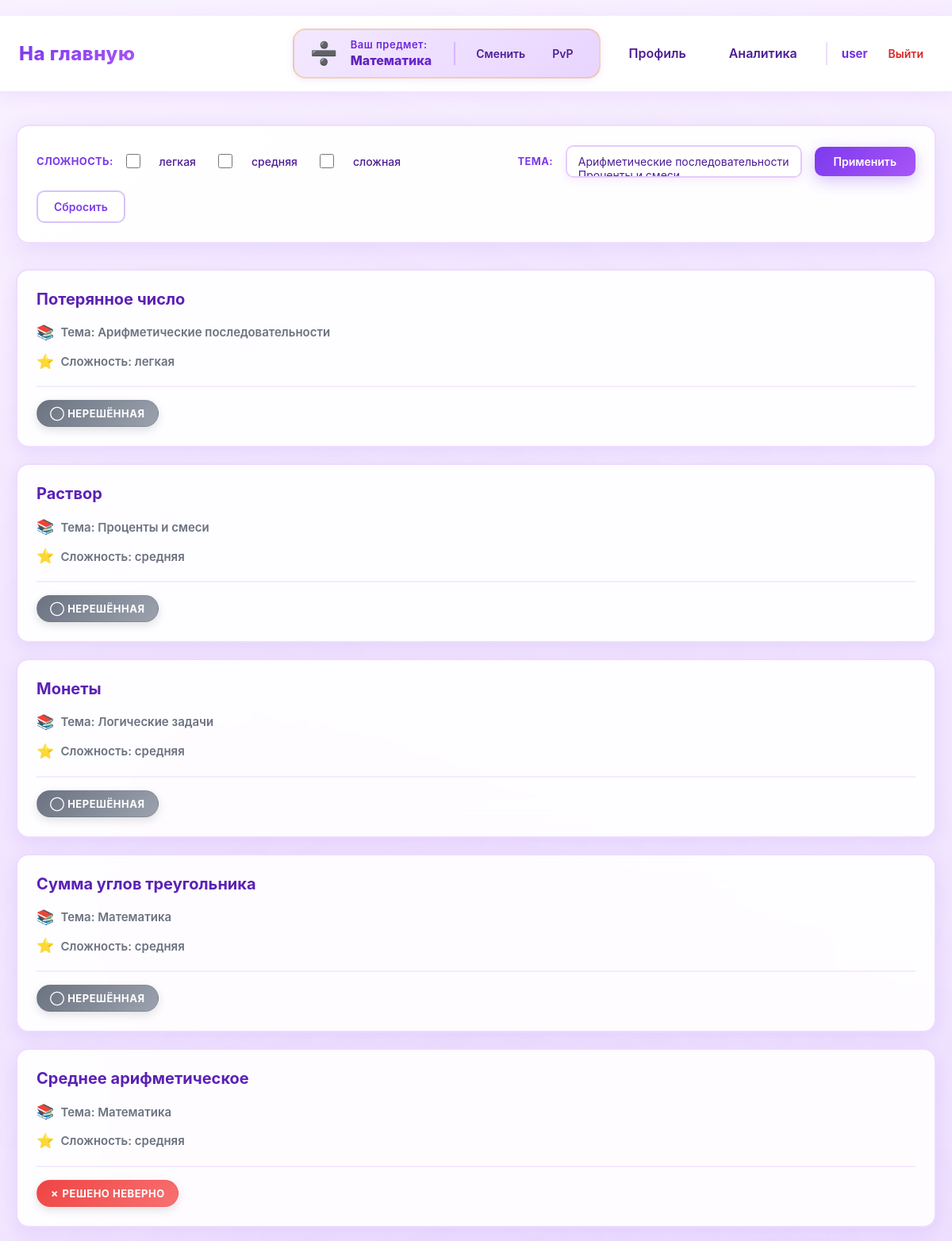
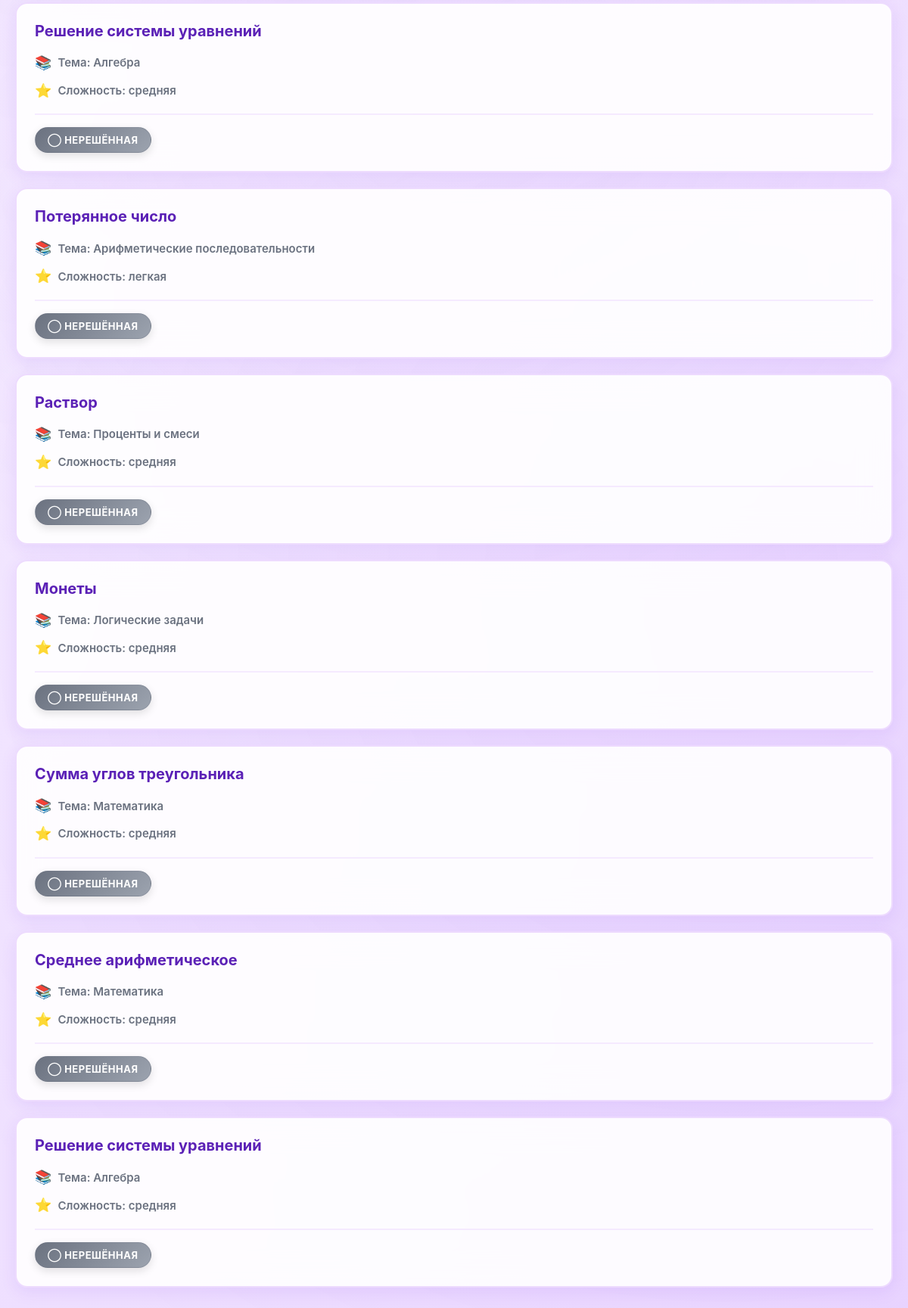
Page /математика/ (signed in) on the earlier database version (2 pictures, top to bottom).
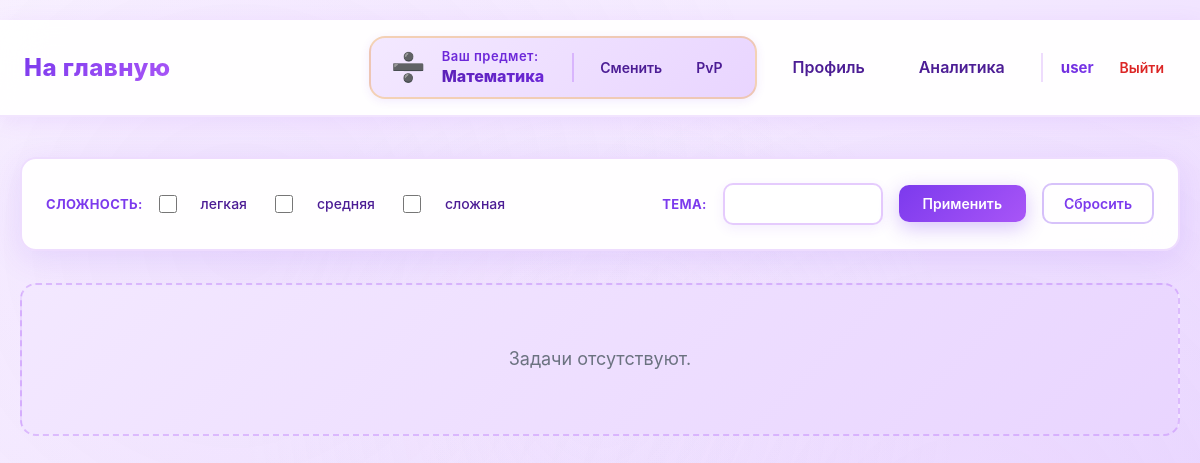
Same page on the later database version.
### data/users.py (models this page shows, shortened)
class User(SqlAlchemyBase, UserMixin):
    __tablename__ = 'users'
    id = sqlalchemy.Column(sqlalchemy.Integer,
                           primary_key=True, autoincrement=True)
    name = sqlalchemy.Column(sqlalchemy.String, nullable=True)
    email = sqlalchemy.Column(sqlalchemy.String,
                              index=True, unique=True, nullable=True)
    hashed_password = sqlalchemy.Column(sqlalchemy.String, nullable=True)
    elo_rating = sqlalchemy.Column(sqlalchemy.Float, default=1000)
    admin = sqlalchemy.Column(sqlalchemy.Boolean, default=0)
    ban = sqlalchemy.Column(sqlalchemy.Boolean, default=0)
    created_date = sqlalchemy.Column(sqlalchemy.DateTime,
                                     default=datetime.datetime.now)
    submissions = orm.relationship("Submissions", back_populates="user")

### data/tasks.py (models this page shows)
class Tasks(SqlAlchemyBase):
    __tablename__ = 'tasks'
    id = sqlalchemy.Column(sqlalchemy.Integer,
                           primary_key=True, autoincrement=True)
    subject = sqlalchemy.Column(sqlalchemy.Text, nullable=True)
    title = sqlalchemy.Column(sqlalchemy.Text, nullable=True)
    statement = sqlalchemy.Column(sqlalchemy.Text, nullable=True)
    input_format = sqlalchemy.Column(sqlalchemy.Text, nullable=True)
    output_format = sqlalchemy.Column(sqlalchemy.Text, nullable=True)
    memory_limit = sqlalchemy.Column(sqlalchemy.Integer, nullable=True)
    time_limit = sqlalchemy.Column(sqlalchemy.Integer, nullable=True)
    difficulty = sqlalchemy.Column(sqlalchemy.Text, nullable=True)
    created_at = sqlalchemy.Column(sqlalchemy.DateTime,
                                     default=datetime.datetime.now)
    task_tests = orm.relationship("TaskTest", back_populates='tasks')
    submissions = orm.relationship("Submissions", back_populates="tasks")
    theme = sqlalchemy.Column(sqlalchemy.Text, nullable=True)

### main.py (the view)
@app.route("/<subject>/")
@login_required
@user_ban
def index(subject=None):
    if subject not in subjects:
        abort(404)
    session['subject'] = subject
    if request.path == '/' or 'subject' in request.path:
        return redirect('/subject/choice')
    db_sess = db_session.create_session()
    sort_by = request.args.get('sort_by')
    difficulties = db_sess.query(Tasks.difficulty).filter(Tasks.subject == subject).distinct().all()
    difficulties = [d[0] for d in difficulties if d[0]]
    themes = db_sess.query(Tasks.theme).filter(Tasks.subject == subject).distinct().all()
    themes = [t[0] for t in themes if t[0]]
    selected_difficulties = request.args.getlist('difficulty')
    selected_themes = request.args.getlist('theme')
    query = db_sess.query(Tasks).filter(Tasks.subject == subject)
    if selected_difficulties:
        query = query.filter(Tasks.difficulty.in_(selected_difficulties))
    if selected_themes:
        query = query.filter(Tasks.theme.in_(selected_themes))
    if sort_by == 'difficulty':
        tasks = query.order_by(Tasks.difficulty).all()
    elif sort_by == 'theme':
        tasks = query.all()
    else:
        tasks = query.all()
    submissions = db_sess.query(Submissions)
    return render_template('tasks.html', tasks=tasks, subject=subject,
                           difficulties=difficulties, themes=themes, selected_difficulties=selected_difficulties,
                           selected_themes=selected_themes, sort_by=sort_by, Submissions=Submissions, submissions=submissions)

### data/db_session.py (called while the page is built)
def create_session() -> Session:
    global __factory
    return __factory()

### main.py (called while the page is built)
@login_manager.user_loader
def load_user(user_id):
    db_sess = db_session.create_session()
    return db_sess.get(User, user_id)

def user_ban(func):
    @wraps(func)
    def wrapper(*args, **kwargs):
        if current_user.ban:
            abort(403)
        return func(*args, **kwargs)
    return wrapper

### templates/tasks.html (shortened to what this page needs)
{% extends "base.html" %}
{% block styles %}
<link rel="stylesheet" href="{{ url_for('static', filename='tasks.css') }}">
{% endblock %}
{% block content %}
<form method="get">
    <h3>Сложность:</h3>
    {% for difficulty in ['легкая', 'средняя', 'сложная'] %}
    <input type="checkbox" name="difficulty" value="{{ difficulty }}"
           id="diff_{{ loop.index }}" {% if difficulty in selected_difficulties %}checked{% endif %}>
    <label for="diff_{{ loop.index }}">{{ difficulty }}</label>
    {% endfor %}
    <h3 style="margin-left: auto;">Тема:</h3>
    <select name="theme" multiple size="1">
    {% for theme in themes %}
    <option value="{{ theme }}"
            {% if theme in selected_themes %}selected{% endif %}>
    </option>
    {% endfor %}
    </select>
    <input type="submit" value="Применить">
    <a href="/{{ subject }}/">Сбросить</a>
</form>
{% if tasks %}
    {% for task in tasks %}
    <div class="col-md-6 border rounded" style="margin-bottom: 20px;">
        <li>
          <a href="{{ url_for('training', subject=subject, task_id=task.id) }}">
            {{ task.title }}
          </a>
        </li>
        <p>Тема: {{ task.theme or 'Не указана' }}</p>
        <p>Сложность: {{ task.difficulty or 'Не указана' }}</p>
        <div class="task-meta">
            {% if submissions.filter(Submissions.task_id == task.id).filter(Submissions.verdict == 'OK').all() != [] %}
            <span class="status-badge badge-success">✓ Решено верно</span>
            {% elif submissions.filter(Submissions.task_id == task.id).all() != [] %}
            <span class="status-badge badge-danger">✗ Решено неверно</span>
            {% else %}
            <span class="status-badge badge-default">◯ Нерешённая</span>
            {% endif %}
        </div>
    </div>
    {% endfor %}
{% else %}
    <p>Задачи отсутствуют.</p>
{% endif %}
{% endblock %}

### templates/base.html (shortened to what this page needs)
﻿<!doctype html>
<html lang="ru">
<head>
    <link rel="stylesheet" href="{{ url_for('static', filename='base.css') }}">
    {% block styles %}{% endblock %}
</head>
<body>
<header class="site-header">
    <nav class="navbar">
        <div class="nav-left">
            {% if session.get('subject') and session.get('subject') != 'subject' %}
            <a class="logo" href="/{{ session.get('subject') }}/">На главную</a>
            {% else %}
            <a class="logo" href="/">На главную</a>
            {% endif %}
        </div>
        <div class="nav-right">
            {% if current_user.is_authenticated %}
                {% if subject != 'subject' and subject != None %}
                <div class="subject-info" data-subject="{{ subject }}">
                    <div class="subject-icon"></div>
                    <div class="subject-info-content">
                        <div class="subject-label">Ваш предмет:</div>
                        <div class="subject-name">{{ subject|capitalize }}</div>
                    </div>
                    <div class="subject-actions">
                        <a class="nav-link" href="/subject/choice">Сменить</a>
                        <a class="nav-link" href="/{{ subject }}/pvp">PvP</a>
                    </div>
                </div>
                {% endif %}
                <a class="nav-link" href="/profile">Профиль</a>
                <a class="nav-link" href="/analytics">Аналитика</a>
                <div class="user-menu">
                    <span class="username">{{ current_user.name }}</span>
                    <a class="logout" href="/logout">Выйти</a>
                </div>
            {% else %}
                <a class="btn btn-outline" href="/login">Войти</a>
                <a class="btn btn-primary" href="/register">Регистрация</a>
            {% endif %}
        </div>
    </nav>
</header>
<main class="page-content">
    {% block content %}{% endblock %}
</main>
</body>
</html>

### static/base.css (style rules this page uses)
* { box-sizing: border-box; margin: 0; padding: 0; font-family: "Inter", "Segoe UI", Arial, sans-serif; }
body { background: linear-gradient(135deg, #faf5ff 0%, #f3e8ff 50%, #e9d5ff 100%); background-attachment: fixed; color: #1f2937; min-height: 100vh; position: relative; }
body::before { content: ''; position: fixed; top: 0; left: 0; right: 0; bottom: 0; background: radial-gradient(circle at 20% 30%, rgba(168, 85, 247, 0.08) 0%, transparent 50%), radial-gradient(circle at 80% 70%, rgba(192, 132, 252, 0.08) 0%, transparent 50%), radial-gradient(circle at 50% 50%, rgba(233, 213, 255, 0.1) 0%, transparent 50%); pointer-events: none; z-index: 0; }
.site-header { background: rgba(255, 255, 255, 0.95); backdrop-filter: blur(20px); border-bottom: 2px solid rgba(168, 85, 247, 0.15); box-shadow: 0 4px 20px rgba(168, 85, 247, 0.1); position: relative; z-index: 100; }
.navbar { max-width: 1200px; margin: 0 auto; padding: 16px 24px; display: flex; align-items: center; justify-content: space-between; }
.logo { font-size: 24px; font-weight: 800; text-decoration: none; background: linear-gradient(135deg, #7c3aed, #a855f7); -webkit-background-clip: text; -webkit-text-fill-color: transparent; background-clip: text; letter-spacing: 0.5px; transition: all 0.3s ease; position: relative; }
.logo::after { content: ''; position: absolute; bottom: -4px; left: 0; width: 0; height: 3px; background: linear-gradient(90deg, #7c3aed, #a855f7); border-radius: 2px; transition: width 0.3s ease; }
.nav-left, .nav-right { display: flex; align-items: center; gap: 18px; position: relative; z-index: 10; }
.nav-link { text-decoration: none; color: #4c1d95; font-weight: 600; padding: 10px 18px; border-radius: 12px; transition: all 0.3s ease; position: relative; background: transparent; }
.subject-info { display: flex; align-items: center; gap: 16px; background: linear-gradient(135deg, #f3e8ff, #e9d5ff); padding: 10px 20px; border-radius: 16px; border: 2px solid rgba(168, 85, 247, 0.2); box-shadow: 0 2px 10px rgba(124, 58, 237, 0.1); transition: all 0.3s ease; }
.subject-icon { font-size: 28px; line-height: 1; }
.subject-label { font-size: 13px; color: #6d28d9; font-weight: 600; letter-spacing: 0.5px; }
.subject-name { font-size: 16px; font-weight: 800; color: #4c1d95; background: linear-gradient(135deg, #5b21b6, #6d28d9); -webkit-background-clip: text; -webkit-text-fill-color: transparent; background-clip: text; line-height: 1.3; }
.subject-info-content { display: flex; flex-direction: column; gap: 2px; }
.subject-actions { display: flex; align-items: center; gap: 10px; margin-left: 12px; padding-left: 14px; border-left: 2px solid rgba(168, 85, 247, 0.3); }
.subject-actions .nav-link { padding: 6px 12px; font-size: 14px; min-width: auto; }
.subject-info[data-subject="математика"] .subject-icon::before { content: '➗'; }
.subject-info[data-subject="математика"] { border-color: rgba(245, 158, 11, 0.3); }
.user-menu { display: flex; align-items: center; gap: 14px; padding-left: 18px; border-left: 2px solid rgba(168, 85, 247, 0.2); }
.username { font-size: 15px; font-weight: 700; color: #5b21b6; background: linear-gradient(135deg, #6d28d9, #7c3aed); -webkit-background-clip: text; -webkit-text-fill-color: transparent; background-clip: text; }
.logout { text-decoration: none; font-size: 14px; color: #dc2626; font-weight: 600; padding: 6px 12px; border-radius: 8px; transition: all 0.2s ease; }
.page-content { max-width: 1200px; margin: 40px auto; padding: 0 20px; position: relative; z-index: 10; animation: fadeIn 0.6s ease-out; }
h1, h2, h3, h4, h5, h6 { color: #5b21b6; font-weight: 800; }
p { color: #374151; line-height: 1.6; }
a { color: #7c3aed; }
input, textarea, select { background: #ffffff; border: 2px solid rgba(168, 85, 247, 0.2); border-radius: 10px; padding: 12px 16px; color: #1f2937; font-size: 14px; transition: all 0.3s ease; }

Differences in the rows shown:
removed Tasks: title "Потерянное число", theme "Арифметические последовательности", difficulty "легкая", shows "◯ НЕРЕШЁННАЯ"
removed Tasks: title "Раствор", theme "Проценты и смеси", difficulty "средняя", shows "◯ НЕРЕШЁННАЯ"
removed Tasks: title "Монеты", theme "Логические задачи", difficulty "средняя", shows "◯ НЕРЕШЁННАЯ"
removed Tasks: title "Сумма углов треугольника", theme "Математика", difficulty "средняя", shows "◯ НЕРЕШЁННАЯ"
removed Tasks: title "Среднее арифметическое", theme "Математика", difficulty "средняя", shows "✗ РЕШЕНО НЕВЕРНО"
removed Tasks: title "Решение системы уравнений", theme "Алгебра", difficulty "средняя", shows "◯ НЕРЕШЁННАЯ"
removed Tasks: title "Потерянное число", theme "Арифметические последовательности", difficulty "легкая", shows "◯ НЕРЕШЁННАЯ"
removed Tasks: title "Раствор", theme "Проценты и смеси", difficulty "средняя", shows "◯ НЕРЕШЁННАЯ"
removed Tasks: title "Монеты", theme "Логические задачи", difficulty "средняя", shows "◯ НЕРЕШЁННАЯ"
removed Tasks: title "Сумма углов треугольника", theme "Математика", difficulty "средняя", shows "◯ НЕРЕШЁННАЯ"
removed Tasks: title "Среднее арифметическое", theme "Математика", difficulty "средняя", shows "◯ НЕРЕШЁННАЯ"
removed Tasks: title "Решение системы уравнений", theme "Алгебра", difficulty "средняя", shows "◯ НЕРЕШЁННАЯ"
Other differences:
form field theme: "Арифметические последовательности" → (not shown)
text now shown: "Задачи отсутствуют."
